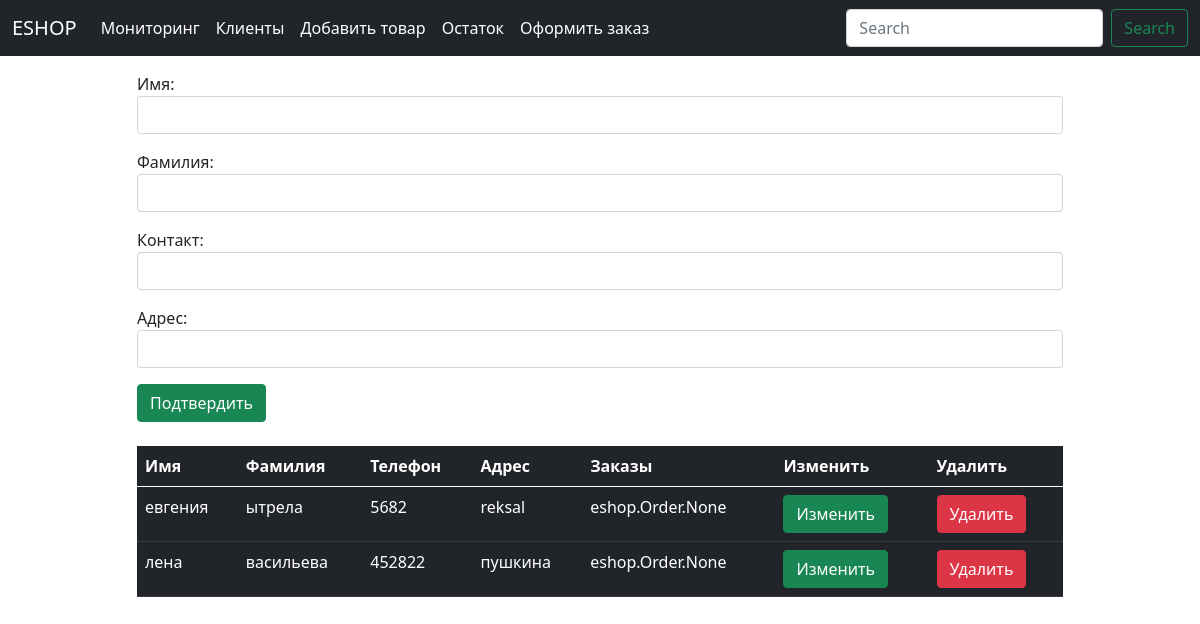
/eshop/add_client, run on the app's committed database.
### eshop/models.py (models this page shows, shortened)
class Client(models.Model):
    first_name = models.CharField(max_length=100,verbose_name='Имя')
    last_name = models.CharField(max_length=100,verbose_name='фамилия')
    phone = models.CharField(max_length=11 , verbose_name='Контакт')
    address = models.CharField(max_length=255, verbose_name='Адрес', null=True, blank=True)
    orders = models.ManyToManyField('Order', verbose_name='Заказы покупателя', related_name='related_order', blank=True)

### eshop/views.py (the view)
# urls.py: path('add_client', CreateClient.as_view(), name='add_client'),
class CreateClient(CreateView):
    model = Client
    template_name = 'eshop/create_client.html'
    form_class = AddClient
    success_url = '/eshop/add_client'
    def get_context_data(self, **kwargs):
        return dict(super(CreateClient, self).get_context_data(**kwargs),
                    clients=Client.objects.all())

### eshop/forms.py
class AddClient(forms.ModelForm):
    class Meta:
        model = Client
        fields = ('first_name','last_name','phone','address')
        widgets = {
            'first_name': forms.TextInput(attrs={'class': 'form-control'}),
            'last_name': forms.TextInput(attrs={'class': 'form-control'}),
            'phone': forms.TextInput(attrs={'class': 'form-control'}),
            'address': forms.TextInput(attrs={'class': 'form-control'}),
        }

### eshop/templates/eshop/create_client.html (shortened to what this page needs)
{% extends "eshop/baseshop.html" %}
{% block content %}
<form  action="" method="POST">
    {{form.as_p}}
  <button class="btn btn-success" type="submit">Подтвердить</button>
</form>
<br>
<table class="table table-dark table-hover">
  <thead class="thead-dark">
    <tr>
      <th scope="col">Имя  </th>
      <th scope="col">Фамилия</th>
      <th scope="col">Телефон</th>
      <th scope="col">Адрес</th>
      <th scope="col">Заказы </th>
      <th scope="col">Изменить</th>
      <th scope="col">Удалить</th>
    </tr>
  </thead>
  <tbody>
        {% for i in clients %}
    <tr>
      <td>{{i.first_name}}</td>
      <td>{{i.last_name}}</td>
      <td>{{i.phone}}</td>
      <td>{{i.address}}</td>
      <td>{{i.orders}}</td>
      <td> <a href="{%url 'update_client' i.id %}" class="btn btn-success" type="submit">Изменить</a></td>
      <td> <a href="{%url 'delete_client' i.id %}" class="btn btn-danger" type="submit">Удалить</a></td>
    </tr>
          {% endfor %}
  </tbody>
</table>
{% endblock %}

### data on the page
Client: first_name "евгения", last_name "ытрела", phone "5682", address "reksal", orders "eshop.Order.None"
Client: first_name "лена", last_name "васильева", phone "452822", address "пушкина", orders "eshop.Order.None"
